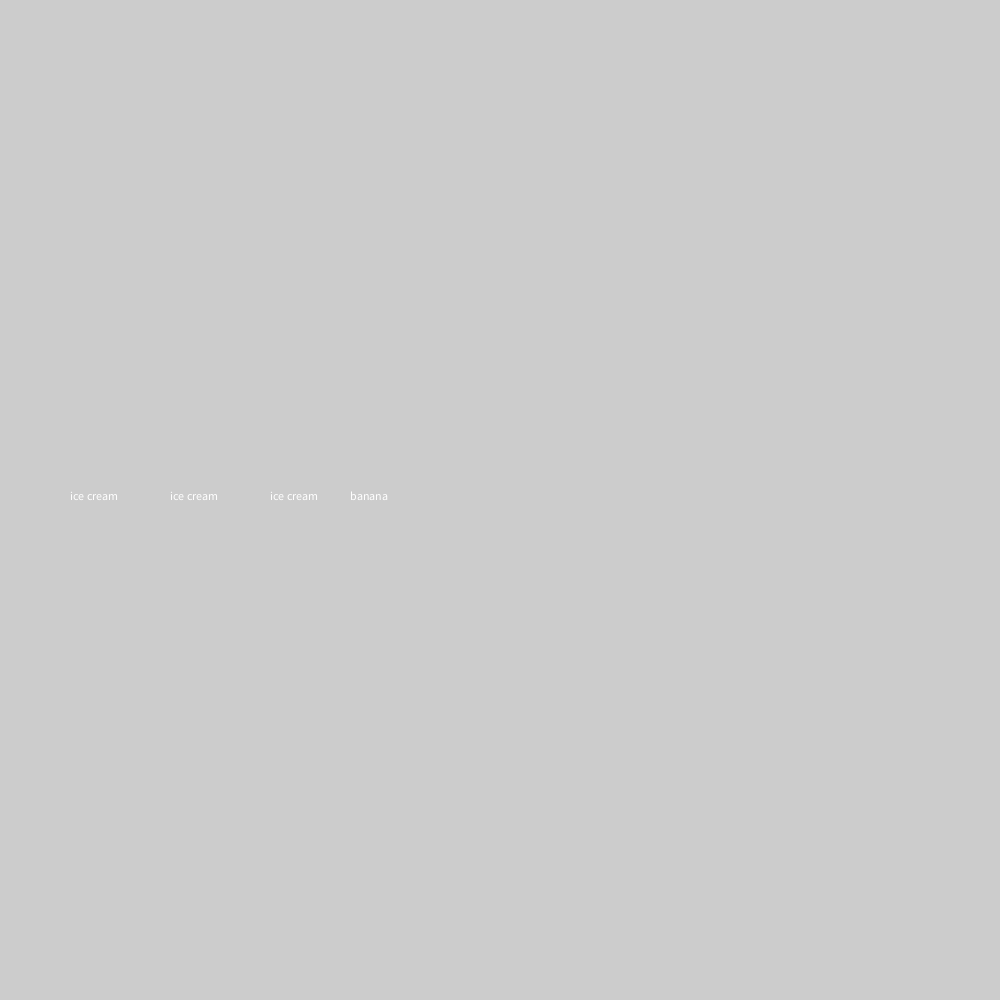
Frame 1 (no input)
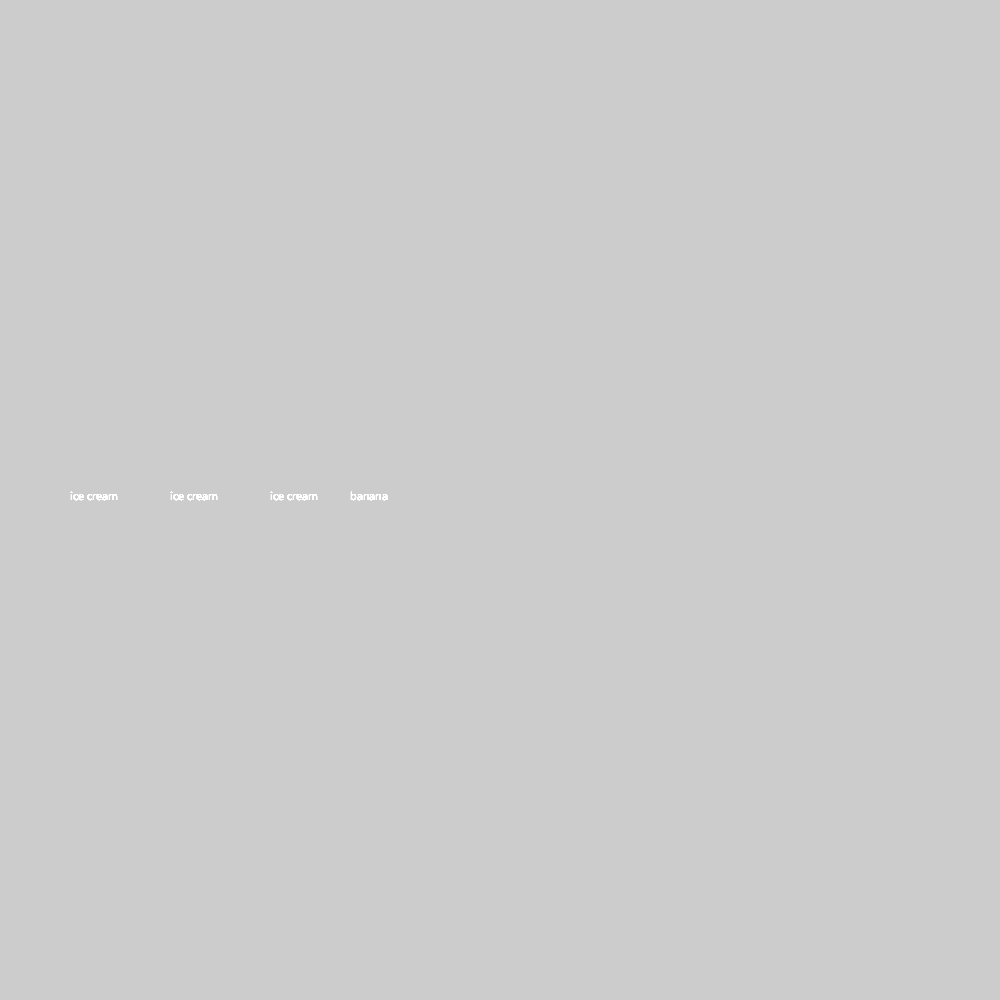
Frame 60 (the mouse pressed at the canvas centre just before this capture)
Frame 120 (the mouse held since frame 60 and released just before this capture): identical to frame 60, image omitted

The Processing sketch that drew these frames (run headless with seeded random() and noise(); from frame 60 on, the mouse is pressed at the canvas centre):

// Processing sketch: ice_cream
// ── ice_cream.pde
void setup(){
size(1000,1000);

}

void draw(){
for (int i = 0; i < 3; i++){
  text("ice cream", 70+i*100 ,500);}
text("banana", 350, 500);







}
